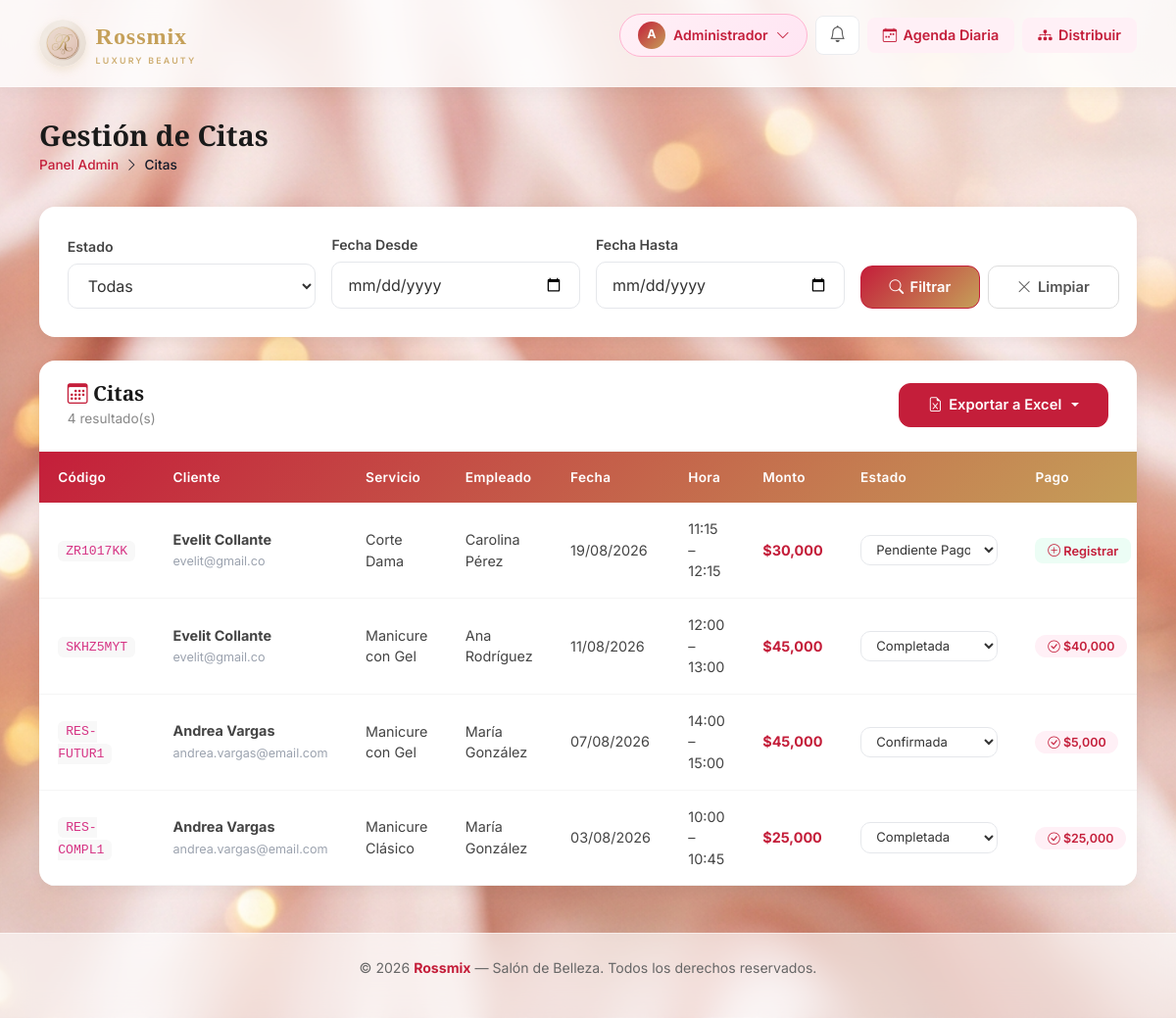
The app's page /admin/citas (signed in) with its own data.
### app/models/usuario.py (models this page shows, shortened)
class Usuario(db.Model):
    __tablename__ = 'usuario'
    __table_args__ = (
        CheckConstraint("telefono ~ '^[0-9]{10}$'", name='ck_usuario_telefono_10_digitos'),
    )
    id = db.Column(db.Integer, primary_key=True)
    nombre = db.Column(db.String(100), nullable=False)
    email = db.Column(db.String(150), unique=True, nullable=False)
    telefono = db.Column(db.String(10), nullable=False)
    password = db.Column(db.String(200), nullable=False)
    tipo_usuario   = db.Column(db.String(20), nullable=False, index=True)
    fecha_registro = db.Column(db.DateTime, default=datetime.now)
    activo         = db.Column(db.Boolean, default=True)
    id_empleado = db.Column(db.Integer, db.ForeignKey('empleados.id_empleado', ondelete='SET NULL'), nullable=True)
    empleado_vinculado = db.relationship('Empleado', foreign_keys=[id_empleado], backref='usuario_cuenta', uselist=False)
    citas = db.relationship('Cita', backref='cliente', lazy=True, foreign_keys='Cita.id_cliente')
    notificaciones = db.relationship('Notificacion', backref='usuario', lazy=True)

### app/models/cita.py (models this page shows, shortened)
class Cita(db.Model):
    __tablename__ = 'citas'
    id_cita = db.Column(db.Integer, primary_key=True)
    id_cliente = db.Column(db.Integer, db.ForeignKey('usuario.id', ondelete='CASCADE'), nullable=False)
    id_empleado = db.Column(db.Integer, db.ForeignKey('empleados.id_empleado', ondelete='SET NULL'))
    id_servicio = db.Column(db.Integer, db.ForeignKey('servicios.id_servicio', ondelete='RESTRICT'), nullable=False)
    fecha_hora_inicio = db.Column(db.DateTime, nullable=False)
    fecha_hora_fin = db.Column(db.DateTime, nullable=False)
    monto_total = db.Column(db.Numeric(10, 2))
    monto_abono = db.Column(db.Numeric(10, 2), default=5000)
    saldo_pendiente = db.Column(db.Numeric(10, 2))
    estado            = db.Column(
        db.Enum(
            'pendiente_pago', 'confirmada', 'en_atencion',
            'completada', 'cancelada', 'no_asistio',
            name='estado_cita_enum', create_type=False,
        ),
        nullable=False, default='pendiente_pago', index=True,
    )
    fecha_hora_inicio = db.Column(db.DateTime, nullable=False, index=True)
    fecha_hora_fin    = db.Column(db.DateTime, nullable=False)
    reembolsado = db.Column(db.Boolean, default=False)
    codigo_reserva = db.Column(db.String(20), unique=True)
    token_gestion = db.Column(db.String(32), unique=True)  # Token URL-safe para link de gestión/reprogramación
    notas = db.Column(db.Text)
    fecha_creacion = db.Column(db.DateTime, default=datetime.now)
    pago = db.relationship('Pago', backref='cita', uselist=False, lazy=True)

### app/models/servicio.py (models this page shows, shortened)
class Servicio(db.Model):
    __tablename__ = 'servicios'
    id_servicio = db.Column(db.Integer, primary_key=True)
    nombre_servicio = db.Column(db.String(100), nullable=False)
    descripcion = db.Column(db.Text)
    precio_total = db.Column(db.Numeric(10, 2), nullable=False)
    duracion_minutos = db.Column(db.Integer, nullable=False)
    activo = db.Column(db.Boolean, default=True)
    citas = db.relationship('Cita', backref='servicio', lazy=True)
    empleados = db.relationship('Empleado', secondary='empleado_servicios', backref='servicios')

### app/models/empleado.py (models this page shows, shortened)
class Empleado(db.Model):
    __tablename__ = 'empleados'
    id_empleado = db.Column(db.Integer, primary_key=True)
    nombre = db.Column(db.String(100), nullable=False)
    especialidad = db.Column(db.String(100))
    activo = db.Column(db.Boolean, default=True)
    fecha_registro = db.Column(db.DateTime, default=datetime.now)
    horarios = db.relationship('HorarioEmpleado', backref='empleado', lazy=True, cascade='all, delete-orphan')
    citas = db.relationship('Cita', backref='empleado', lazy=True)

### app/models/pago.py (models this page shows, shortened)
class Pago(db.Model):
    __tablename__ = 'pagos'
    id_pago = db.Column(db.Integer, primary_key=True)
    id_cita = db.Column(db.Integer, db.ForeignKey('citas.id_cita', ondelete='CASCADE'),
                        nullable=False, unique=True)
    monto = db.Column(db.Numeric(10, 2), nullable=False)
    metodo_pago = db.Column(
        db.Enum(
            'efectivo',
            'tarjeta',
            'transferencia',
            'nequi',
            'daviplata',
            name='metodo_pago_enum',
            create_type=False,   # el tipo ya existe en PostgreSQL (creado por Rossmix.sql)
        ),
        nullable=False,
        default='efectivo',
    )
    estado_pago = db.Column(db.String(20), nullable=False, default='completado')
    referencia = db.Column(db.String(100))
    fecha_pago = db.Column(db.DateTime, default=datetime.now)
    notas = db.Column(db.Text)

### app/views/admin/citas.py (the view)
@admin_bp.route('/citas')
@admin_required
def citas():
    estado     = request.args.get('estado', 'todas')
    fecha_desde = request.args.get('fecha_desde')
    fecha_hasta = request.args.get('fecha_hasta')
    cliente_id  = request.args.get('cliente_id')
    query = db.session.query(Cita, Usuario, Empleado, Servicio)\
        .join(Usuario, Cita.id_cliente == Usuario.id)\
        .outerjoin(Empleado, Cita.id_empleado == Empleado.id_empleado)\
        .join(Servicio, Cita.id_servicio == Servicio.id_servicio)
    if estado != 'todas':
        query = query.filter(Cita.estado == estado)
    if cliente_id:
        try:
            query = query.filter(Cita.id_cliente == int(cliente_id))
        except ValueError:
            pass
    if fecha_desde:
        query = query.filter(
            Cita.fecha_hora_inicio >= datetime.strptime(fecha_desde, '%Y-%m-%d')
        )
    if fecha_hasta:
        query = query.filter(
            Cita.fecha_hora_inicio < datetime.strptime(fecha_hasta, '%Y-%m-%d') + timedelta(days=1)
        )
    lista_citas = query.order_by(Cita.fecha_hora_inicio.desc()).all()
    cliente_filtrado = None
    if cliente_id:
        try:
            cliente_filtrado = db.session.get(Usuario, int(cliente_id))
        except Exception:
            pass
    sin_asignar = Cita.query.filter(
        Cita.id_empleado.is_(None),
        Cita.estado.in_(['pendiente_pago', 'confirmada'])
    ).count()
    return render_template(
        'admin/citas.html',
        citas=lista_citas,
        estado_filtro=estado,
        cliente_filtrado=cliente_filtrado,
        sin_asignar=sin_asignar
    )

### app/templates/admin/citas.html (shortened to what this page needs)
{% extends 'base.html' %}
{% block content %}
<div class="page-header">
    <div>
        <h1>Gestión de Citas</h1>
        <div class="breadcrumb-r">
            <a href="{{ url_for('dashboard_admin') }}">Panel Admin</a>
            <i class="bi bi-chevron-right"></i> <span>Citas</span>
        </div>
    </div>
</div>
<div class="r-card mb-4">
    <div class="r-card-body">
        <form method="GET" class="row g-3 align-items-end">
            <div class="col-md-3">
                <label class="r-form-label">Estado</label>
                <select name="estado" class="r-form-control">
                    <option value="todas"          {% if estado_filtro=='todas' %}selected{% endif %}>Todas</option>
                </select>
            </div>
            <div class="col-md-3">
                <label class="r-form-label">Fecha Desde</label>
                <input type="date" name="fecha_desde" class="r-form-control"
                       value="{{ request.args.get('fecha_desde','') }}">
            </div>
            <div class="col-md-3">
                <label class="r-form-label">Fecha Hasta</label>
                <input type="date" name="fecha_hasta" class="r-form-control"
                       value="{{ request.args.get('fecha_hasta','') }}">
            </div>
            <div class="col-md-3 d-flex gap-2">
                <button type="submit" class="btn-rossmix">
                    <i class="bi bi-search"></i> Filtrar
                </button>
                <a href="{{ url_for('admin_citas') }}" class="btn-secondary-r">
                    <i class="bi bi-x-lg"></i> Limpiar
                </a>
            </div>
        </form>
    </div>
</div>
<div class="r-card">
    <div class="r-card-header d-flex justify-content-between align-items-center">
        <div>
            <h2><i class="bi bi-calendar3" style="color:#c41e3a;"></i>
                {% if cliente_filtrado %}
                    Citas de {{ cliente_filtrado.nombre }}
                {% else %}
                    Citas
                {% endif %}
            </h2>
            <span style="font-size:0.85rem; color:#888;">{{ citas|length }} resultado(s)</span>
        </div>
        <div class="dropdown">
            <button class="btn-rossmix dropdown-toggle" type="button" id="exportCitasDropdown" data-bs-toggle="dropdown" aria-expanded="false" style="background:#c41e3a;">
                <i class="bi bi-file-earmark-excel"></i> Exportar a Excel
            </button>
        </div>
    </div>
    {% if citas %}
    <div style="overflow-x:auto;">
        <table class="r-table">
            <thead>
                <tr>
                    <th>Código</th>
                    <th>Cliente</th>
                    <th>Servicio</th>
                    <th>Empleado</th>
                    <th>Fecha</th>
                    <th>Hora</th>
                    <th>Monto</th>
                    <th>Estado</th>
                    <th>Pago</th>
                </tr>
            </thead>
            <tbody>
                {% for cita, usuario, empleado, servicio in citas %}
                <tr>
                    <td><code style="background:#f8f8f8;padding:0.2rem 0.5rem;border-radius:6px;font-size:0.82rem;">{{ cita.codigo_reserva }}</code></td>
                    <td><strong>{{ usuario.nombre }}</strong><br><small style="color:#9ca3af;">{{ usuario.email }}</small></td>
                    <td>{{ servicio.nombre_servicio }}</td>
                    <td>
                        {% if empleado %}
                            {{ empleado.nombre }}
                        {% endif %}
                    </td>
                    <td>{{ cita.fecha_hora_inicio.strftime('%d/%m/%Y') }}</td>
                    <td>{{ cita.fecha_hora_inicio.strftime('%H:%M') }} – {{ cita.fecha_hora_fin.strftime('%H:%M') }}</td>
                    <td><strong style="color:#c41e3a;">${{ "{:,.0f}".format(cita.monto_total) }}</strong></td>
                    <td>
                        <select class="estado-select r-form-control"
                                data-cita-id="{{ cita.id_cita }}"
                                style="padding:0.35rem 0.7rem; font-size:0.82rem; min-width:140px;">
                            <option value="pendiente_pago" {% if cita.estado=='pendiente_pago' %}selected{% endif %}>Pendiente Pago</option>
                            <option value="confirmada"     {% if cita.estado=='confirmada' %}selected{% endif %}>Confirmada</option>
                            <option value="completada"     {% if cita.estado=='completada' %}selected{% endif %}>Completada</option>
                        </select>
                    </td>
                    <td>
                        {% if cita.pago %}
                            <span class="badge-active">
                                <i class="bi bi-check-circle"></i>
                                ${{ "{:,.0f}".format(cita.pago.monto) }}
                            </span>
                        {% else %}
                            <a href="{{ url_for('admin_pagos_registrar', id_cita=cita.id_cita) }}"
                               style="background:#ecfdf5;color:#c41e3a;padding:0.35rem 0.8rem;
                                      border-radius:8px;font-size:0.8rem;font-weight:600;
                                      text-decoration:none;white-space:nowrap;">
                                <i class="bi bi-plus-circle"></i> Registrar
                            </a>
                        {% endif %}
                    </td>
                </tr>
                {% endfor %}
            </tbody>
        </table>
    </div>
    {% else %}
    <div class="r-card-body" style="text-align:center; padding:3rem; color:#9ca3af;">
        <i class="bi bi-calendar-x" style="font-size:2.5rem; display:block; margin-bottom:0.8rem;"></i>
        No se encontraron citas con los filtros aplicados.
    </div>
    {% endif %}
</div>
{% endblock %}

### app/templates/base.html (shortened to what this page needs)
<!DOCTYPE html>
<html lang="es">
<head>
    <link rel="stylesheet" href="https://cdn.jsdelivr.net/npm/bootstrap-icons@1.11.3/font/bootstrap-icons.min.css">
    <link rel="stylesheet" href="https://cdn.jsdelivr.net/npm/bootstrap@5.3.2/dist/css/bootstrap.min.css">
    <link rel="stylesheet" href="{{ url_for('static', filename='style.css', v='20260818-2') }}">
</head>
<body>
<nav>
    <div class="nav-inner">
        <a href="{{ url_for('main.index') }}" class="logo">
            <img src="{{ url_for('static', filename='images/logo_rossmix_r.png') }}" alt="Rossmix Luxury Beauty">
            <span class="logo-text">Rossmix<small>Luxury Beauty</small></span>
        </a>
        <ul>
            {% if session.usuario_id and request.endpoint != 'main.index' %}
                <li class="profile-dropdown-wrap">
                    <a href="#" class="profile-btn" id="profileBtn">
                        <span class="avatar">{{ session.nombre[0]|upper }}</span>
                        {{ session.nombre|title }}
                        <i class="bi bi-chevron-down icon-small"></i>
                    </a>
                </li>
                <li class="nav-item-notif">
                    <a href="#" id="btnNotifs" title="Notificaciones" class="notif-button">
                        <i class="bi bi-bell icon-bell"></i>
                    </a>
                </li>
                {% if session.tipo_usuario == 'admin' %}
                    <li>
                        <a href="{{ url_for('admin.agenda_diaria') }}" class="nav-chip blue">
                            <i class="bi bi-calendar-week"></i> Agenda Diaria
                        </a>
                    </li>
                    <li>
                        <a href="{{ url_for('admin.citas_distribucion') }}" class="nav-chip purple">
                            <i class="bi bi-diagram-3-fill"></i> Distribuir
                        </a>
                    </li>
                {% elif session.tipo_usuario == 'especialista' %}
                    <li>
                        <a href="{{ url_for('especialista.citas_disponibles') }}" class="nav-chip pink">
                            <i class="bi bi-lightning-fill"></i> Disponibles
                        </a>
                    </li>
                {% else %}
                    <li><a href="{{ url_for('citas.agendar_paso1') }}" class="nav-chip pink"><i class="bi bi-plus-circle"></i> Agendar</a></li>
                {% endif %}
            {% else %}
                <li><a href="{{ url_for('main.index') }}">Inicio</a></li>
                <li><a href="{{ url_for('auth.login') }}">Iniciar Sesión</a></li>
                <li><a href="{{ url_for('auth.registro') }}" class="nav-chip pink">Registrarse</a></li>
            {% endif %}
        </ul>
    </div>
</nav>
<div class="page-wrap">
    {% block content %}{% endblock %}
</div>
<footer>
    <div class="footer-inner">
        <p>&copy; 2026 <strong>Rossmix</strong> — Salón de Belleza. Todos los derechos reservados.</p>
    </div>
</footer>
</body>
</html>

### records on screen
Usuario: nombre "Administrador"
Cita: codigo_reserva "ZR1017KK", nombre "Evelit Collante", email "evelit@gmail.co", nombre_servicio "Corte Dama", nombre "Carolina Pérez", fecha_hora_inicio "19/08/2026", fecha_hora_inicio "11:15", fecha_hora_fin "12:15", monto_total "30,000", estado+id_cita "Pendiente Pago"
Cita: codigo_reserva "SKHZ5MYT", nombre "Evelit Collante", email "evelit@gmail.co", nombre_servicio "Manicure con Gel", nombre "Ana Rodríguez", fecha_hora_inicio "11/08/2026", fecha_hora_inicio "12:00", fecha_hora_fin "13:00", monto_total "45,000", estado+id_cita "Completada"
Pago: pago.monto "40,000"
Cita: codigo_reserva "RES-FUTUR1", nombre "Andrea Vargas", email "andrea.vargas@email.com", nombre_servicio "Manicure con Gel", nombre "María González", fecha_hora_inicio "07/08/2026", fecha_hora_inicio "14:00", fecha_hora_fin "15:00", monto_total "45,000", estado+id_cita "Confirmada"
Pago: pago.monto "5,000"
Cita: codigo_reserva "RES-COMPL1", nombre "Andrea Vargas", email "andrea.vargas@email.com", nombre_servicio "Manicure Clásico", nombre "María González", fecha_hora_inicio "03/08/2026", fecha_hora_inicio "10:00", fecha_hora_fin "10:45", monto_total "25,000", estado+id_cita "Completada"
Pago: pago.monto "25,000"

### other values on screen
{{ session.nombre[0]|upper }} "A"
{{ citas|length }} "4"
